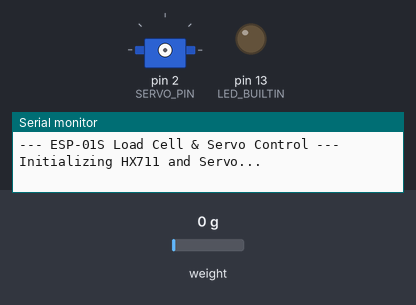
Bench run of a sketch on a simulated Arduino Uno, built with avr-gcc and run on an emulated ATmega328P. On the bench: servo, output pins drawn as LEDs (lit = HIGH), the last lines printed to the serial monitor. The test bench sets the inputs (shaded band); at power-on: weight on the scale 0 g.

Above: at 0.1 s.
At 6.3 s:
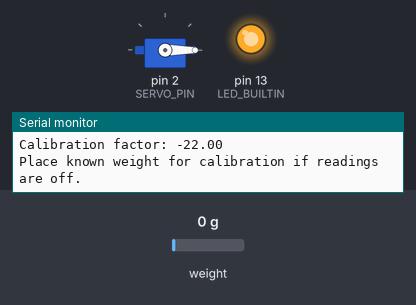
At 7.3 s:
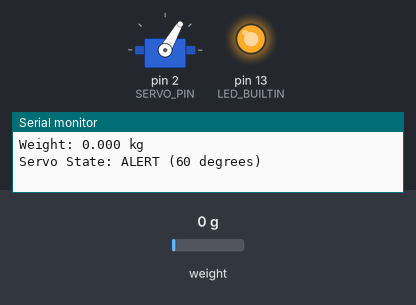
Timing chart, 0 to 8.8 s (numbered marks = the images above):
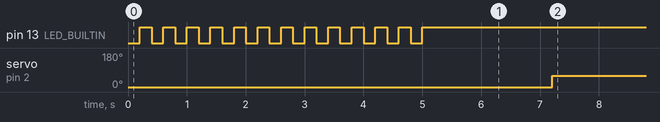

Measured:
- by itself, servo on pin 2 (SERVO_PIN): 0° → 60° at 7.2 s

The sketch:

loadcell_servo_led.ino
```cpp
#include "HX711.h"    // HX711 library for load cell amplifier
#include <Servo.h>    // Servo library for controlling servo motors

// --- Pin Definitions ---
const int LOADCELL_DOUT_PIN = 0;   // HX711 DT to ESP-01S GPIO0
const int LOADCELL_SCK_PIN  = 3;   // HX711 SCK to ESP-01S GPIO3 (RX)
const int SERVO_PIN         = 2;   // SG90 signal to ESP-01S GPIO2

// --- Weight Thresholds ---
const float UPPER_THRESHOLD_KG = 0.2;
const float LOWER_THRESHOLD_KG = 0.1;

// --- Servo Angles ---
const int NORMAL_SERVO_ANGLE = 0;
const int ALERT_SERVO_ANGLE  = 60;

// --- Calibration ---
const float CALIBRATION_FACTOR = -22.00;

HX711 scale;
Servo myServo;

// Blink the onboard LED for the specified duration (in milliseconds)
void blinkOnboardLED(int duration_ms) {
  unsigned long start = millis();
  while (millis() - start < duration_ms) {
    digitalWrite(LED_BUILTIN, LOW);   // ON (ESP-01S LED is active LOW)
    delay(200);
    digitalWrite(LED_BUILTIN, HIGH);  // OFF
    delay(200);
  }
}

void setup() {
  Serial.begin(115200);
  Serial.println("--- ESP-01S Load Cell & Servo Control ---");
  Serial.println("Initializing HX711 and Servo...");

  pinMode(LED_BUILTIN, OUTPUT);
  digitalWrite(LED_BUILTIN, HIGH);  // OFF initially

  blinkOnboardLED(5000);  // Blink onboard LED for 5 seconds on power up

  scale.begin(LOADCELL_DOUT_PIN, LOADCELL_SCK_PIN);
  scale.set_scale(CALIBRATION_FACTOR);
  scale.tare();

  myServo.attach(SERVO_PIN);
  myServo.write(NORMAL_SERVO_ANGLE);

  Serial.println("System initialized.");
  Serial.print("Load cell DOUT: GPIO"); Serial.println(LOADCELL_DOUT_PIN);
  Serial.print("Load cell SCK: GPIO"); Serial.println(LOADCELL_SCK_PIN);
  Serial.print("Servo signal: GPIO"); Serial.println(SERVO_PIN);
  Serial.print("Calibration factor: "); Serial.println(CALIBRATION_FACTOR, 2);
  Serial.println("Place known weight for calibration if readings are off.");
}

void loop() {
  if (scale.is_ready()) {
    float currentWeightKg = scale.get_units(10);
    if (currentWeightKg > -0.005 && currentWeightKg < 0.005) {
      currentWeightKg = 0.0;
    }
    Serial.print("Weight: ");
    Serial.print(currentWeightKg, 3);
    Serial.println(" kg");

    if (currentWeightKg > UPPER_THRESHOLD_KG || currentWeightKg < LOWER_THRESHOLD_KG) {
      myServo.write(ALERT_SERVO_ANGLE);
      Serial.print("Servo State: ALERT (");
      Serial.print(ALERT_SERVO_ANGLE);
      Serial.println(" degrees)");
    } else {
      myServo.write(NORMAL_SERVO_ANGLE);
      Serial.print("Servo State: NORMAL (");
      Serial.print(NORMAL_SERVO_ANGLE);
      Serial.println(" degrees)");
    }
  } else {
    Serial.println("HX711 not found or not ready.");
  }
  delay(100);
}
```
